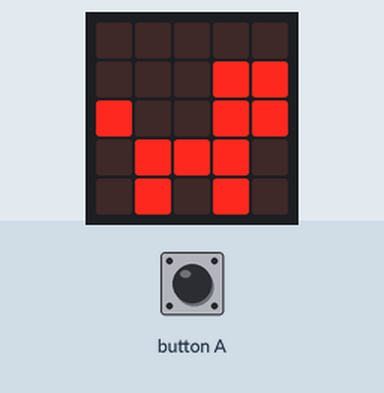
Simulated run of this program. Board: BBC micro:bit (MakeCode). Shown: the board's 5×5 LED display. The inputs (shaded band) are chosen by the test bench.

Above: at 0.61 s.
1.3 s: button A pressed for 0.15 s
At 1.82 s:
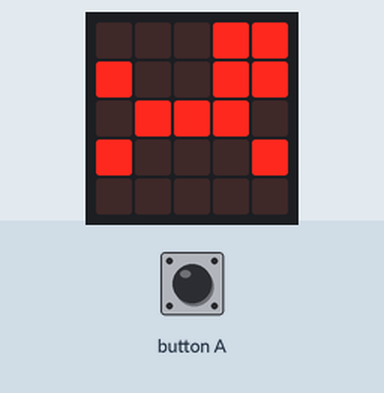
At 2.22 s:
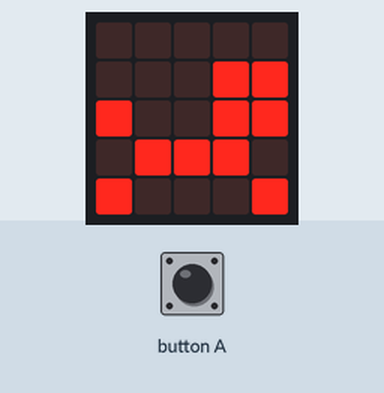
Timing chart, 0 to 4.3 s (numbered marks = the images above; inputs shaded):
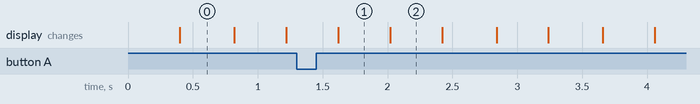

Measured:
- after the input at 1.3 s, the display: changes after 0.32 s (image 1)
- what the display in image 0 shows lasts 0.4 s, from 0.4 s to 0.8 s

The program:

main.ts
```typescript
input.onButtonPressed(Button.A, function () {
    basic.showLeds(`
        . . . # #
        # . . # #
        . # # # .
        # . . . #
        . . . . .
        `)
})
basic.forever(function () {
    basic.showLeds(`
        . . . . .
        . . . # #
        # . . # #
        . # # # .
        # . . . #
        `)
    basic.showLeds(`
        . . . . .
        . . . # #
        # . . # #
        . # # # .
        . # . # .
        `)
})
```

test.ts
```typescript
// οι δοκιμές πηγαίνουν εδώ, δεν θα γίνει εκτέλεση όταν αυτό το πακέτο χρησιμοποιηθεί ως επέκταση.
```
